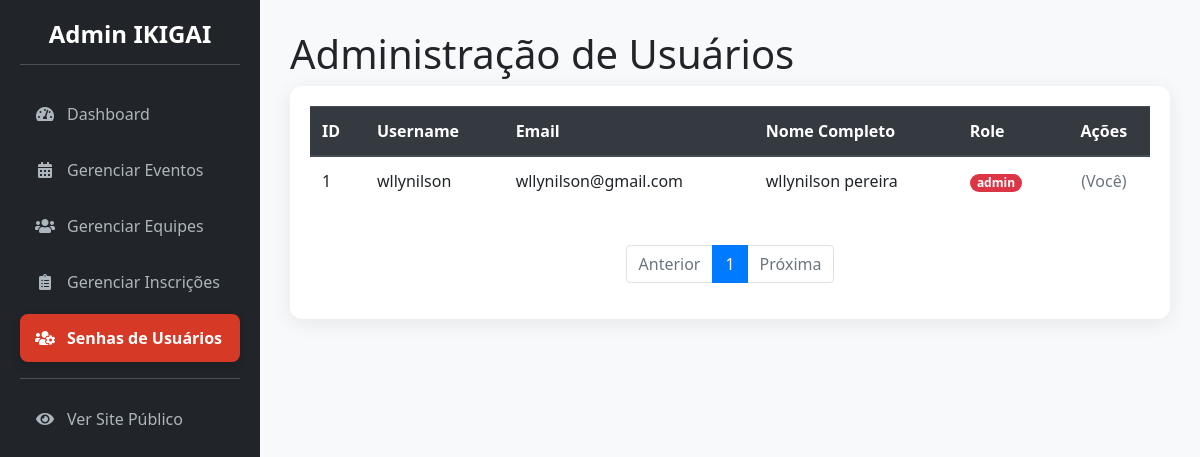
The page /admin/usuarios (signed in) on the database as committed earlier.
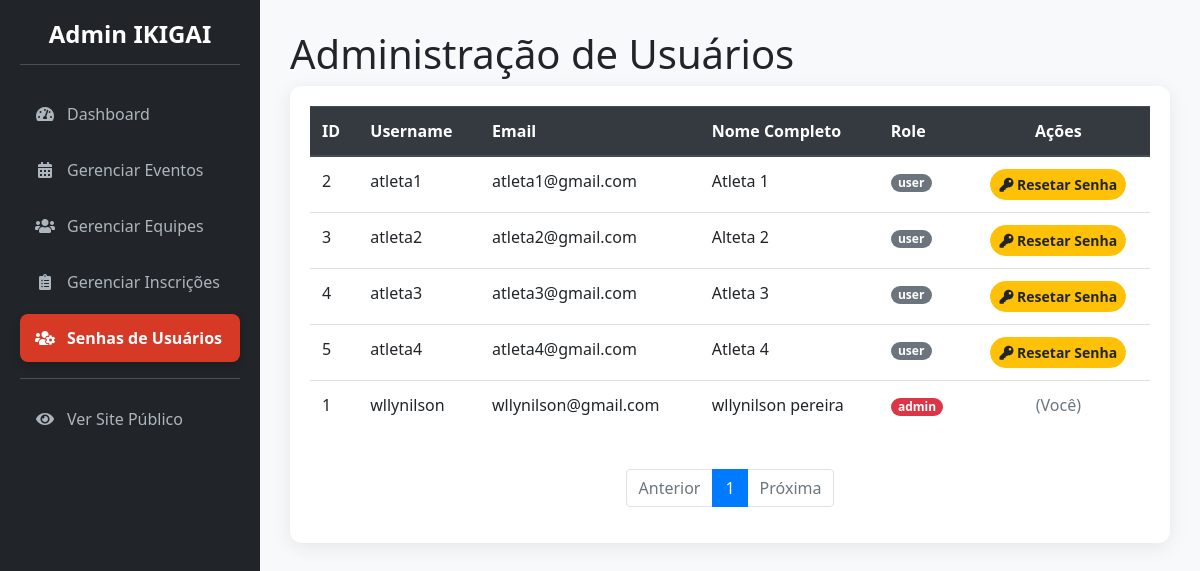
The same page on the database as committed later.
### app/models.py (models this page shows, shortened)
class User(UserMixin, db.Model):
    __tablename__ = 'users'
    id = db.Column(db.Integer, primary_key=True)
    username = db.Column(db.String(64), index=True, unique=True, nullable=False)
    email = db.Column(db.String(120), index=True, unique=True, nullable=False)
    password_hash = db.Column(db.String(256))
    role = db.Column(db.String(20), nullable=False, default='user')
    nome_completo = db.Column(db.String(150))
    bio = db.Column(db.Text)
    imagem_perfil = db.Column(db.String(300))
    google_id = db.Column(db.String(30), nullable=True, unique=True, index=True)
    inscricoes_registradas = db.relationship('Inscricao', backref='registrado_por', lazy='dynamic',
                                             foreign_keys='Inscricao.registrado_por_user_id')
    participante = db.relationship('Participante', backref='conta_user', uselist=False)

### app/admin/routes.py (the view)
@bp.route('/usuarios')
@admin_required
def gerenciar_usuarios():
    page = request.args.get('page', 1, type=int)
    usuarios_paginados = User.query.order_by(User.username).paginate(
        page=page, per_page=15, error_out=False
    )
    return render_template('admin/admin_gerenciar_usuarios.html',
                               titulo="Administração de Usuários",
                               usuarios_paginados=usuarios_paginados)

### app/__init__.py (called while the page is built)
@login_manager.user_loader
def load_user(user_id):
    return models.User.query.get(int(user_id))

### app/admin/routes.py (called while the page is built)
@bp.before_request
def before_request_handler():
    if current_app.config.get('DEBUG') and not current_user.is_authenticated:
        user = User.query.first()
        if user:
            login_user(user)

### app/templates/admin/admin_gerenciar_usuarios.html (shortened to what this page needs)
{% extends 'admin/admin_base.html' %}
{% block page_title %}{{ titulo }}{% endblock %}
{% block content %}
<div class="card">
    <div class="card-body">
        <div class="table-responsive">
            <table class="table table-hover">
                <thead class="thead-dark">
                    <tr>
                        <th>ID</th>
                        <th>Username</th>
                        <th>Email</th>
                        <th>Nome Completo</th>
                        <th>Role</th>
                        <th class="text-center">Ações</th>
                    </tr>
                </thead>
                <tbody>
                    {% for user in usuarios_paginados.items %}
                    <tr>
                        <td>{{ user.id }}</td>
                        <td>{{ user.username }}</td>
                        <td>{{ user.email }}</td>
                        <td>{{ user.nome_completo or 'Não preenchido' }}</td>
                        <td><span class="badge badge-pill {{ 'badge-danger' if user.role == 'admin' else 'badge-secondary' }}">{{ user.role }}</span></td>
                        <td class="text-center">
                            {% if user.id != current_user.id %}
                            <form method="POST" action="{{ url_for('admin.resetar_senha_usuario', user_id=user.id) }}"
                                  onsubmit="return confirm('Tem a certeza que deseja resetar a senha para este usuário? Uma nova senha será gerada.');">
                                <button type="submit" class="btn btn-warning btn-sm">
                                    <i class="fas fa-key"></i> Resetar Senha
                                </button>
                            </form>
                            {% else %}
                            <span class="text-muted"> (Você) </span>
                            {% endif %}
                        </td>
                    </tr>
                    {% endfor %}
                </tbody>
            </table>
        </div>
        <nav aria-label="Navegação dos Utilizadores">
            <ul class="pagination justify-content-center mt-4">
                <li class="page-item {% if not usuarios_paginados.has_prev %}disabled{% endif %}">
                    <a class="page-link"
                       href="{{ url_for('admin.gerenciar_usuarios', page=usuarios_paginados.prev_num) }}">Anterior</a>
                </li>
                {% for page_num in usuarios_paginados.iter_pages(left_edge=1, right_edge=1, left_current=2, right_current=3) %}
                    {% if page_num %}
                        {% if usuarios_paginados.page == page_num %}
                            <li class="page-item active"><a class="page-link" href="#">{{ page_num }}</a></li>
                        {% else %}
                            <li class="page-item"><a class="page-link"
                                                     href="{{ url_for('admin.gerenciar_usuarios', page=page_num) }}">{{ page_num }}</a>
                            </li>
                        {% endif %}
                    {% else %}
                        <li class="page-item disabled"><span class="page-link">...</span></li>
                    {% endif %}
                {% endfor %}
                <li class="page-item {% if not usuarios_paginados.has_next %}disabled{% endif %}">
                    <a class="page-link"
                       href="{{ url_for('admin.gerenciar_usuarios', page=usuarios_paginados.next_num) }}">Próxima</a>
                </li>
            </ul>
        </nav>
    </div>
</div>
{% endblock %}

Rows that differ between the two databases and show on the page:
added User: id "2", username "atleta1", email "atleta1@gmail.com", nome_completo "Atleta 1", role "user"
added User: id "3", username "atleta2", email "atleta2@gmail.com", nome_completo "Alteta 2", role "user"
added User: id "4", username "atleta3", email "atleta3@gmail.com", nome_completo "Atleta 3", role "user"
added User: id "5", username "atleta4", email "atleta4@gmail.com", nome_completo "Atleta 4", role "user"
